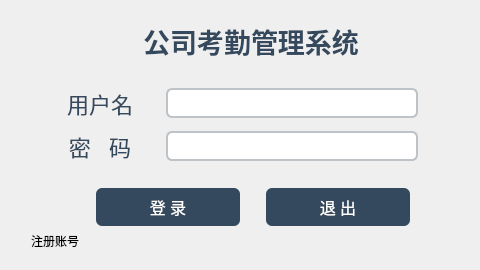
<?xml version="1.0" encoding="UTF-8"?>
<ui version="4.0">
 <class>page_login</class>
 <widget class="QWidget" name="page_login">
  <property name="geometry">
   <rect>
    <x>0</x>
    <y>0</y>
    <width>480</width>
    <height>270</height>
   </rect>
  </property>
  <property name="minimumSize">
   <size>
    <width>480</width>
    <height>270</height>
   </size>
  </property>
  <property name="maximumSize">
   <size>
    <width>480</width>
    <height>270</height>
   </size>
  </property>
  <property name="acceptDrops">
   <bool>false</bool>
  </property>
  <property name="windowTitle">
   <string>登录</string>
  </property>
  <property name="windowIcon">
   <iconset resource="png.qrc">
    <normaloff>:/headPhoto.jpg</normaloff>:/headPhoto.jpg</iconset>
  </property>
  <property name="toolTip">
   <string/>
  </property>
  <property name="layoutDirection">
   <enum>Qt::LeftToRight</enum>
  </property>
  <property name="styleSheet">
   <string notr="true">QLabel#lb1 {
    color: #34495E;
    font-size: 22px;
}
/*登录按钮样式*/
QLabel#lb2 {
    color: #34495E;
    font-size: 22px;
}
/*退出按钮样式*/
QPushButton#btn_login {
    border-radius: 6px;
    color: white;
    background-color: #34495E;
}
QPushButton#btn_login:pressed {
    border-radius: 6px;
    color: white;
    background-color: #d8e9b4;
}
QPushButton#btn_quit {
    border-radius: 6px;
    color: white;
    background-color:#34495E ;
}
QPushButton#btn_quit:pressed {
    border-radius: 6px;
    color: white;
    background-color:#d8e9b4;
}
QPushButton#btn_addu {
    border: none;
}
QPushButton#btn_addu:pressed {
  color:#34495E;
}
/*按钮样式*/
QLabel {
    color: white;
}
/*字体颜色样式*/
QLineEdit {
    border-radius: 6px;
    border: 2px solid #bdc3c7;
    min-height: 22px;
}
/*输入框样式*/
QLabel#lb_title {
    color: #34495E;
}
/*标题样式*/</string>
  </property>
  <layout class="QGridLayout" name="gridLayout_3">
   <item row="2" column="0">
    <widget class="QWidget" name="widget" native="true">
     <property name="maximumSize">
      <size>
       <width>480</width>
       <height>80</height>
      </size>
     </property>
     <property name="layoutDirection">
      <enum>Qt::LeftToRight</enum>
     </property>
     <layout class="QGridLayout" name="gridLayout">
      <item row="1" column="0">
       <widget class="QPushButton" name="btn_addu">
        <property name="maximumSize">
         <size>
          <width>70</width>
          <height>16777215</height>
         </size>
        </property>
        <property name="text">
         <string>注册账号</string>
        </property>
       </widget>
      </item>
      <item row="0" column="1">
       <widget class="QPushButton" name="btn_login">
        <property name="enabled">
         <bool>true</bool>
        </property>
        <property name="minimumSize">
         <size>
          <width>0</width>
          <height>0</height>
         </size>
        </property>
        <property name="maximumSize">
         <size>
          <width>155</width>
          <height>50</height>
         </size>
        </property>
        <property name="font">
         <font>
          <pointsize>12</pointsize>
          <bold>false</bold>
         </font>
        </property>
        <property name="text">
         <string>登 录</string>
        </property>
       </widget>
      </item>
      <item row="0" column="2">
       <spacer name="horizontalSpacer_5">
        <property name="orientation">
         <enum>Qt::Horizontal</enum>
        </property>
        <property name="sizeType">
         <enum>QSizePolicy::Fixed</enum>
        </property>
        <property name="sizeHint" stdset="0">
         <size>
          <width>20</width>
          <height>20</height>
         </size>
        </property>
       </spacer>
      </item>
      <item row="0" column="0">
       <spacer name="horizontalSpacer_3">
        <property name="orientation">
         <enum>Qt::Horizontal</enum>
        </property>
        <property name="sizeType">
         <enum>QSizePolicy::Fixed</enum>
        </property>
        <property name="sizeHint" stdset="0">
         <size>
          <width>40</width>
          <height>20</height>
         </size>
        </property>
       </spacer>
      </item>
      <item row="0" column="4">
       <spacer name="horizontalSpacer_4">
        <property name="orientation">
         <enum>Qt::Horizontal</enum>
        </property>
        <property name="sizeType">
         <enum>QSizePolicy::Fixed</enum>
        </property>
        <property name="sizeHint" stdset="0">
         <size>
          <width>50</width>
          <height>20</height>
         </size>
        </property>
       </spacer>
      </item>
      <item row="0" column="3">
       <widget class="QPushButton" name="btn_quit">
        <property name="minimumSize">
         <size>
          <width>0</width>
          <height>0</height>
         </size>
        </property>
        <property name="maximumSize">
         <size>
          <width>155</width>
          <height>50</height>
         </size>
        </property>
        <property name="font">
         <font>
          <pointsize>12</pointsize>
          <bold>false</bold>
         </font>
        </property>
        <property name="text">
         <string>退 出</string>
        </property>
       </widget>
      </item>
     </layout>
    </widget>
   </item>
   <item row="0" column="0">
    <widget class="QLabel" name="lb_title">
     <property name="minimumSize">
      <size>
       <width>480</width>
       <height>60</height>
      </size>
     </property>
     <property name="maximumSize">
      <size>
       <width>480</width>
       <height>60</height>
      </size>
     </property>
     <property name="font">
      <font>
       <pointsize>20</pointsize>
       <italic>false</italic>
       <bold>true</bold>
      </font>
     </property>
     <property name="styleSheet">
      <string notr="true"/>
     </property>
     <property name="text">
      <string>公司考勤管理系统</string>
     </property>
     <property name="alignment">
      <set>Qt::AlignCenter</set>
     </property>
    </widget>
   </item>
   <item row="1" column="0">
    <widget class="QWidget" name="widget_2" native="true">
     <property name="maximumSize">
      <size>
       <width>480</width>
       <height>120</height>
      </size>
     </property>
     <layout class="QGridLayout" name="gridLayout_2">
      <item row="0" column="2">
       <spacer name="horizontalSpacer_6">
        <property name="orientation">
         <enum>Qt::Horizontal</enum>
        </property>
        <property name="sizeType">
         <enum>QSizePolicy::Fixed</enum>
        </property>
        <property name="sizeHint" stdset="0">
         <size>
          <width>20</width>
          <height>20</height>
         </size>
        </property>
       </spacer>
      </item>
      <item row="0" column="4">
       <spacer name="horizontalSpacer">
        <property name="orientation">
         <enum>Qt::Horizontal</enum>
        </property>
        <property name="sizeType">
         <enum>QSizePolicy::Minimum</enum>
        </property>
        <property name="sizeHint" stdset="0">
         <size>
          <width>40</width>
          <height>20</height>
         </size>
        </property>
       </spacer>
      </item>
      <item row="3" column="1">
       <widget class="QLabel" name="lb2">
        <property name="minimumSize">
         <size>
          <width>0</width>
          <height>0</height>
         </size>
        </property>
        <property name="maximumSize">
         <size>
          <width>80</width>
          <height>30</height>
         </size>
        </property>
        <property name="font">
         <font>
          <pointsize>-1</pointsize>
          <bold>false</bold>
         </font>
        </property>
        <property name="text">
         <string>密   码</string>
        </property>
        <property name="alignment">
         <set>Qt::AlignCenter</set>
        </property>
       </widget>
      </item>
      <item row="0" column="1">
       <widget class="QLabel" name="lb1">
        <property name="minimumSize">
         <size>
          <width>0</width>
          <height>0</height>
         </size>
        </property>
        <property name="maximumSize">
         <size>
          <width>80</width>
          <height>30</height>
         </size>
        </property>
        <property name="font">
         <font>
          <pointsize>-1</pointsize>
          <bold>false</bold>
         </font>
        </property>
        <property name="text">
         <string>用户名</string>
        </property>
        <property name="alignment">
         <set>Qt::AlignCenter</set>
        </property>
       </widget>
      </item>
      <item row="3" column="3">
       <widget class="QLineEdit" name="le_password">
        <property name="minimumSize">
         <size>
          <width>0</width>
          <height>26</height>
         </size>
        </property>
        <property name="maximumSize">
         <size>
          <width>252</width>
          <height>30</height>
         </size>
        </property>
        <property name="alignment">
         <set>Qt::AlignLeading|Qt::AlignLeft|Qt::AlignVCenter</set>
        </property>
       </widget>
      </item>
      <item row="0" column="0">
       <spacer name="horizontalSpacer_2">
        <property name="orientation">
         <enum>Qt::Horizontal</enum>
        </property>
        <property name="sizeType">
         <enum>QSizePolicy::Minimum</enum>
        </property>
        <property name="sizeHint" stdset="0">
         <size>
          <width>40</width>
          <height>20</height>
         </size>
        </property>
       </spacer>
      </item>
      <item row="1" column="3">
       <spacer name="verticalSpacer">
        <property name="orientation">
         <enum>Qt::Vertical</enum>
        </property>
        <property name="sizeType">
         <enum>QSizePolicy::Fixed</enum>
        </property>
        <property name="sizeHint" stdset="0">
         <size>
          <width>20</width>
          <height>5</height>
         </size>
        </property>
       </spacer>
      </item>
      <item row="0" column="3">
       <widget class="QLineEdit" name="le_user">
        <property name="minimumSize">
         <size>
          <width>0</width>
          <height>26</height>
         </size>
        </property>
        <property name="maximumSize">
         <size>
          <width>252</width>
          <height>30</height>
         </size>
        </property>
        <property name="toolTip">
         <string>请输入</string>
        </property>
        <property name="text">
         <string/>
        </property>
        <property name="alignment">
         <set>Qt::AlignLeading|Qt::AlignLeft|Qt::AlignVCenter</set>
        </property>
       </widget>
      </item>
     </layout>
    </widget>
   </item>
  </layout>
 </widget>
 <tabstops>
  <tabstop>le_user</tabstop>
  <tabstop>le_password</tabstop>
  <tabstop>btn_login</tabstop>
  <tabstop>btn_quit</tabstop>
  <tabstop>btn_addu</tabstop>
 </tabstops>
 <resources>
  <include location="png.qrc"/>
 </resources>
 <connections/>
</ui>
